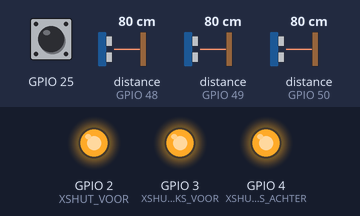
A program run on a simulated ESP32. Shown: output pins drawn as LEDs (lit = HIGH). Inputs (shaded band) come from the test bench; at power-on: GPIO 25 HIGH, distance to the obstacle (sensors on GPIO 48, GPIO 49, GPIO 50) 80 cm.

Above: at 1.2 s.
1.3 s: GPIO 25 pulled LOW for 0.15 s
At 1.43 s:
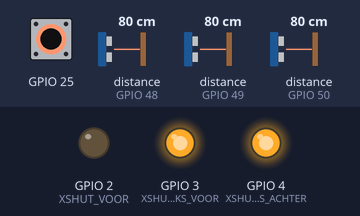
3.0 s: GPIO 25 pulled LOW for 3.2 s
At 6.8 s:
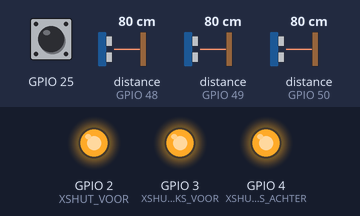
Timing chart, 0 to 8.3 s (numbered marks = the images above; inputs shaded):
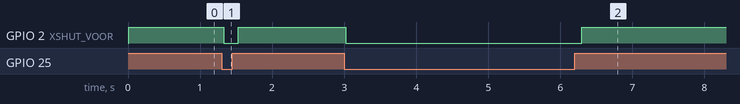

Measured:
- after the input at 1.3 s, GPIO 2 (XSHUT_VOOR): HIGH → LOW at once, → HIGH 0.20 s later
- after the input at 3.0 s, GPIO 2 (XSHUT_VOOR): HIGH → LOW at once, → HIGH 3.3 s later

The program:

main.cpp
```cpp
#include <Arduino.h>
#include <Wire.h>
#include <VL53L0X.h>

VL53L0X sensorVoor, sensorLinksVoor, sensorLinksAchter;
#define XSHUT_VOOR 2
#define XSHUT_LINKS_VOOR 3
#define XSHUT_LINKS_ACHTER 4

// Declareer de array buiten de functies
uint16_t afstanden[3];

const int windowSize = 10;  // Pas dit aan voor meer/minder "heftig" middelen
uint16_t bufferVoor[windowSize], bufferLinksVoor[windowSize], bufferLinksAchter[windowSize];
int bufferIndex = 0;

uint16_t movingAverage_ToF(uint16_t newValue, uint16_t *buffer) {
    buffer[bufferIndex] = newValue; // Voeg nieuwe waarde toe aan buffer
    uint32_t sum = 0;

    for (int i = 0; i < windowSize; i++) {
        sum += buffer[i];
    }

    bufferIndex = (bufferIndex + 1) % windowSize; // Update index voor volgende meting
    return sum / windowSize;
}

void setup_ToF() {
    Serial.begin(9600);
    Wire.begin();

    // Initialiseer XSHUT-pinnen
    pinMode(XSHUT_VOOR, OUTPUT);
    pinMode(XSHUT_LINKS_VOOR, OUTPUT);
    pinMode(XSHUT_LINKS_ACHTER, OUTPUT);

    // Schakel alle sensoren uit
    digitalWrite(XSHUT_VOOR, LOW);
    digitalWrite(XSHUT_LINKS_VOOR, LOW);
    digitalWrite(XSHUT_LINKS_ACHTER, LOW);
    delay(10);

    // Initialiseer sensor vooraan
    digitalWrite(XSHUT_VOOR, HIGH);
    delay(10);
    sensorVoor.init();
    sensorVoor.setAddress(0x30);
    sensorVoor.startContinuous();

    // Initialiseer sensor linksvoor
    digitalWrite(XSHUT_LINKS_VOOR, HIGH);
    delay(10);
    sensorLinksVoor.init();
    sensorLinksVoor.setAddress(0x31);
    sensorLinksVoor.startContinuous();

    // Initialiseer sensor linksachter
    digitalWrite(XSHUT_LINKS_ACHTER, HIGH);
    delay(10);
    sensorLinksAchter.init();
    sensorLinksAchter.setAddress(0x32);
    sensorLinksAchter.startContinuous();
}

void readout_ToF() {
    // Lees ruwe waarden
    uint16_t ruweVoor = sensorVoor.readRangeContinuousMillimeters();
    uint16_t ruweLinksVoor = sensorLinksVoor.readRangeContinuousMillimeters();
    uint16_t ruweLinksAchter = sensorLinksAchter.readRangeContinuousMillimeters();

    // Bereken gemiddelden en sla op in de array
    afstanden[0] = movingAverage_ToF(ruweVoor, bufferVoor);
    afstanden[1] = movingAverage_ToF(ruweLinksVoor, bufferLinksVoor);
    afstanden[2] = movingAverage_ToF(ruweLinksAchter, bufferLinksAchter);
}

void setup() {
    pinMode(25, INPUT_PULLUP);
    pinMode(2, OUTPUT);
    setup_ToF();
}

void loop() {
    readout_ToF();
    if (digitalRead(25)) {
        digitalWrite(2, HIGH);
    } else {
        digitalWrite(2, LOW);
    }
}
```
